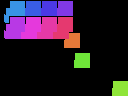

The image is a tile-based game level rendered from a .tmx file. Its description and complete source (layers, tilesets, objects, tile grids) follow:
An orthogonal 8x6 tile map with 16x16 px tiles, 2 tile layers (Tiles, Inner), 3 image layers and 4 objects (GRect, Rect, Point, TileObj).

<map version="1.10" tiledversion="1.12.0" orientation="orthogonal" renderorder="right-down" width="8" height="6" tilewidth="16" tileheight="16" infinite="0" nextlayerid="9" nextobjectid="5">
 <tileset firstgid="1" source="terrain.tsx" />
 <layer id="1" name="Tiles" width="8" height="6">
  <data encoding="csv">
0,0,0,0,0,0,0,0,
0,0,1,2,0,0,0,0,
0,0,0,0,3,0,0,0,
0,0,0,0,0,0,0,0,
0,0,0,0,0,0,0,0,
0,0,0,0,0,0,0,9
</data>
 </layer>
 <group id="2" name="Group" offsetx="10" offsety="20">
  <layer id="3" name="Inner" width="8" height="6">
   <data encoding="csv">
0,4,0,0,0,0,0,0,
0,0,0,0,0,0,0,0,
0,0,0,0,10,0,0,0,
0,0,0,0,0,0,0,0,
0,0,0,0,0,0,0,0,
0,0,0,0,0,0,0,0
</data>
  </layer>
  <objectgroup id="4" name="GroupObjects">
   <object id="1" name="GRect" x="8" y="8" width="16" height="16" />
  </objectgroup>
 </group>
 <objectgroup id="5" name="Objects" offsetx="4">
  <object id="2" name="Rect" x="32" y="16" width="16" height="8" />
  <object id="3" name="Point" x="40" y="48">
   <point />
  </object>
  <object id="4" name="TileObj" gid="2" x="64" y="48" width="16" height="16" />
 </objectgroup>
 <imagelayer id="6" name="ImgOffset" offsetx="4" offsety="6">
  <image source="bg.png" width="64" height="32" />
 </imagelayer>
 <imagelayer id="7" name="ImgLegacy" offsetx="5" offsety="7">
  <image source="bg.png" width="64" height="32" />
 </imagelayer>
 <imagelayer id="8" name="ImgLegacyX" offsetx="9" offsety="0">
  <image source="bg.png" width="64" height="32" />
 </imagelayer>
</map>
